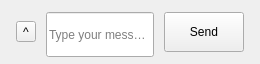
              <widget class="QWidget" name="inputBar" native="true">
               <property name="sizePolicy">
                <sizepolicy hsizetype="Expanding" vsizetype="Fixed">
                 <horstretch>0</horstretch>
                 <verstretch>0</verstretch>
                </sizepolicy>
               </property>
               <property name="minimumSize">
                <size>
                 <width>0</width>
                 <height>64</height>
                </size>
               </property>
               <property name="maximumSize">
                <size>
                 <width>16777215</width>
                 <height>64</height>
                </size>
               </property>
               <layout class="QHBoxLayout" name="inputLayout">
                <property name="spacing">
                 <number>10</number>
                </property>
                <property name="leftMargin">
                 <number>16</number>
                </property>
                <property name="topMargin">
                 <number>12</number>
                </property>
                <property name="rightMargin">
                 <number>16</number>
                </property>
                <property name="bottomMargin">
                 <number>12</number>
                </property>
                <item>
                 <widget class="QToolButton" name="attachBtn">
                  <property name="text">
                   <string>^</string>
                  </property>
                 </widget>
                </item>
                <item>
                 <widget class="QLineEdit" name="messageInput">
                  <property name="sizePolicy">
                   <sizepolicy hsizetype="Expanding" vsizetype="Fixed">
                    <horstretch>0</horstretch>
                    <verstretch>0</verstretch>
                   </sizepolicy>
                  </property>
                  <property name="minimumSize">
                   <size>
                    <width>0</width>
                    <height>45</height>
                   </size>
                  </property>
                  <property name="placeholderText">
                   <string>Type your message...</string>
                  </property>
                 </widget>
                </item>
                <item>
                 <widget class="QPushButton" name="sendBtn">
                  <property name="minimumSize">
                   <size>
                    <width>80</width>
                    <height>40</height>
                   </size>
                  </property>
                  <property name="text">
                   <string>Send</string>
                  </property>
                 </widget>
                </item>
               </layout>
              </widget>
